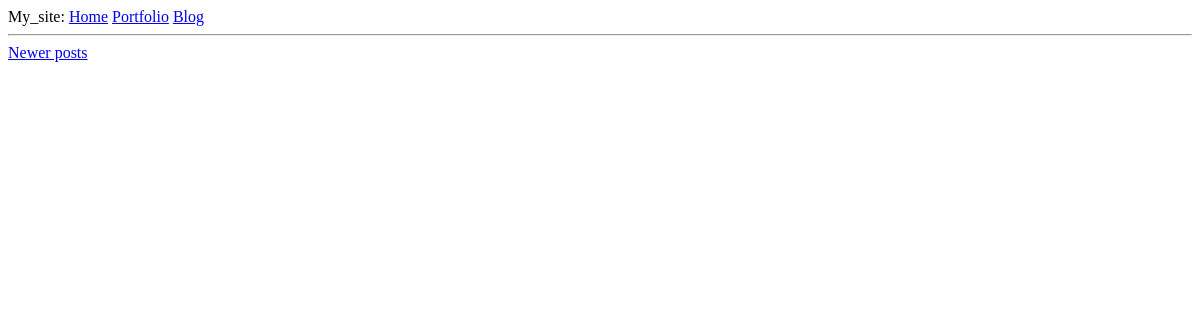
The page /blog?page=2 on the database as committed earlier.
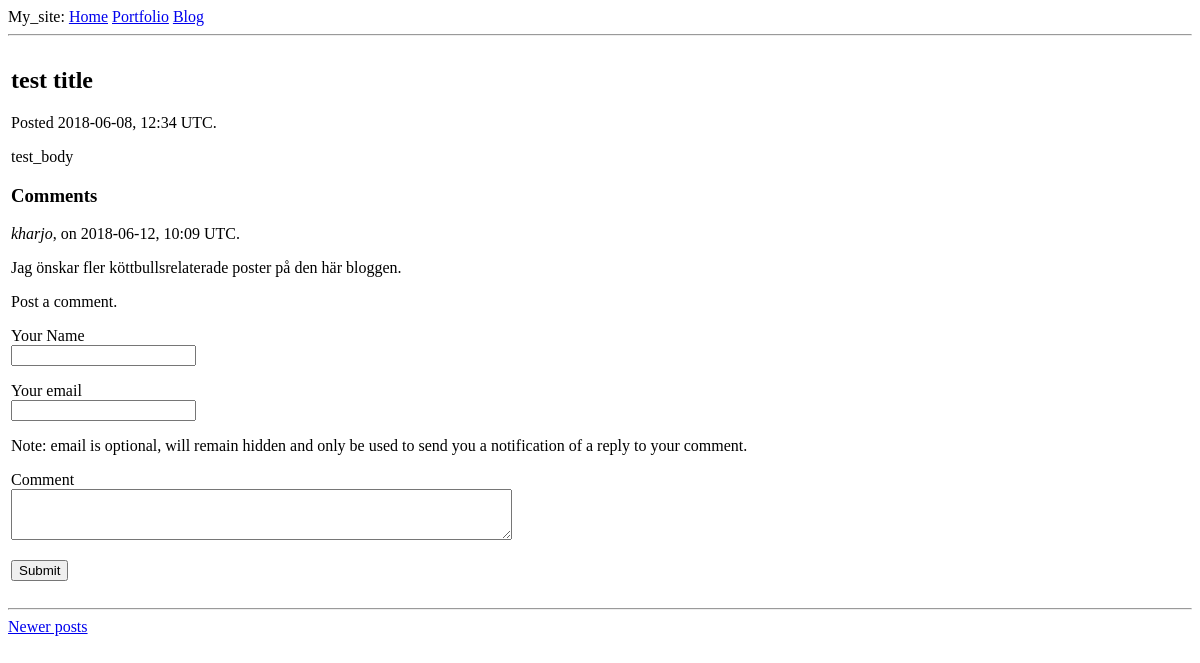
The same page on the database as committed later.
### app/models.py (models this page shows, shortened)
class BlogPost(db.Model):
    id = db.Column(db.Integer, primary_key=True)
    title = db.Column(db.String(100))
    body = db.Column(db.String(1000))
    timestamp = db.Column(db.DateTime, index=True, default=datetime.utcnow)
    comments = db.relationship('BlogComment', backref='blog_post',
        lazy='dynamic')

class BlogComment(db.Model):
    id = db.Column(db.Integer, primary_key=True)
    author = db.Column(db.String(64))
    body = db.Column(db.String(500))
    timestamp = db.Column(db.DateTime, index=True, default=datetime.utcnow)
    post_id = db.Column(db.Integer, db.ForeignKey('blog_post.id'))
    email = db.Column(db.String(120), index=True)

### app/routes.py (the view, shortened to what this page needs)
@app.route('/', methods=['GET', 'POST'])  # change '/' to actual home
@app.route('/blog', methods=['GET', 'POST'])
def index():
    form = BlogCommentForm()
    page = request.args.get('page', 1, type=int)
    posts = BlogPost.query.order_by(BlogPost.timestamp.desc()).paginate(
        page, app.config['POSTS_PER_PAGE'], False)
    next_url = url_for('index', page=posts.next_num) \
        if posts.has_next else None
    prev_url = url_for('index', page=posts.prev_num) \
        if posts.has_prev else None
    comments = BlogComment.query.all()
    return render_template('index.html', title='Home', posts=posts.items,
        next_url=next_url, prev_url=prev_url, form=form, comments=comments)

### app/forms.py
class BlogCommentForm(FlaskForm):
    comment_author = TextField('Your Name', validators=[
        DataRequired(), Length(min=1, max=100)])
    comment_email = TextField('Your email', validators=[Email()])
    comment_body = TextAreaField('Comment', validators=[
        DataRequired(), Length(min=1, max=1000)])
    post_id = HiddenField('', validators=[DataRequired()])
    submit = SubmitField('Submit')

### app/templates/index.html (shortened to what this page needs)
{% extends "base.html" %}
{% block content %}
    {% for post in posts %}
    {% include '_blogpost.html' %}
    <hr>
    {% endfor %}
    {% if prev_url %}
    <a href="{{ prev_url }}">Newer posts</a>
    {% endif %}
{% endblock %}

### app/templates/_blogpost.html
<table>
    <tr valign="top">
        <td>
            <div>
                <h2>{{ post.title }}</h2>
                <p>Posted {{ post.timestamp.strftime("%Y-%m-%d, %H:%M") }} UTC.</p>
                <p>{{ post.body }}</p>
                <div>
                    {% include '_comment.html' %}
                </div>
            </div>
        </td>
    </tr>
</table>

### app/templates/_comment.html (shortened to what this page needs)
<h3>Comments</h3>
{% if comments %}
{% for comment in comments %}
<p><i>{{ comment.author }}</i>, on {{ comment.timestamp.strftime("%Y-%m-%d, %H:%M") }} UTC.</p>
<p>{{ comment.body }}</p>
{% endfor %}
{% else %}
<p>No comments yet.</p>
{% endif %}
<p>Post a comment.</p>
<form action="" method="post">
    <p>
        {{ form.comment_author.label }}<br>
        {{ form.comment_author(cols=40, rows=1)}}
    </p>
    <p>
        {{ form.comment_email.label }}<br>
        {{ form.comment_email(cols=40, rows=1) }}
    </p>
    <p>
        Note: email is optional, will remain hidden and only be used to send you a notification of a reply to your comment.
    </p>
    <p>
        {{ form.comment_body.label }}<br>
        {{ form.comment_body(cols=60, rows=3) }}
    </p>
    <p>{{ form.submit() }}</p>
</form>

Rows that differ between the two databases and show on the page:
now on this page (row edited): BlogPost: title "test title", timestamp "2018-06-08, 12:34", body "test_body", comment_author.label "Your Name", comment_email.label "Your email", comment_body.label "Comment"
now on this page (row edited): BlogComment: author "kharjo", timestamp "2018-06-12, 10:09", body "Jag önskar fler köttbullsrelaterade poster på den här bloggen."
